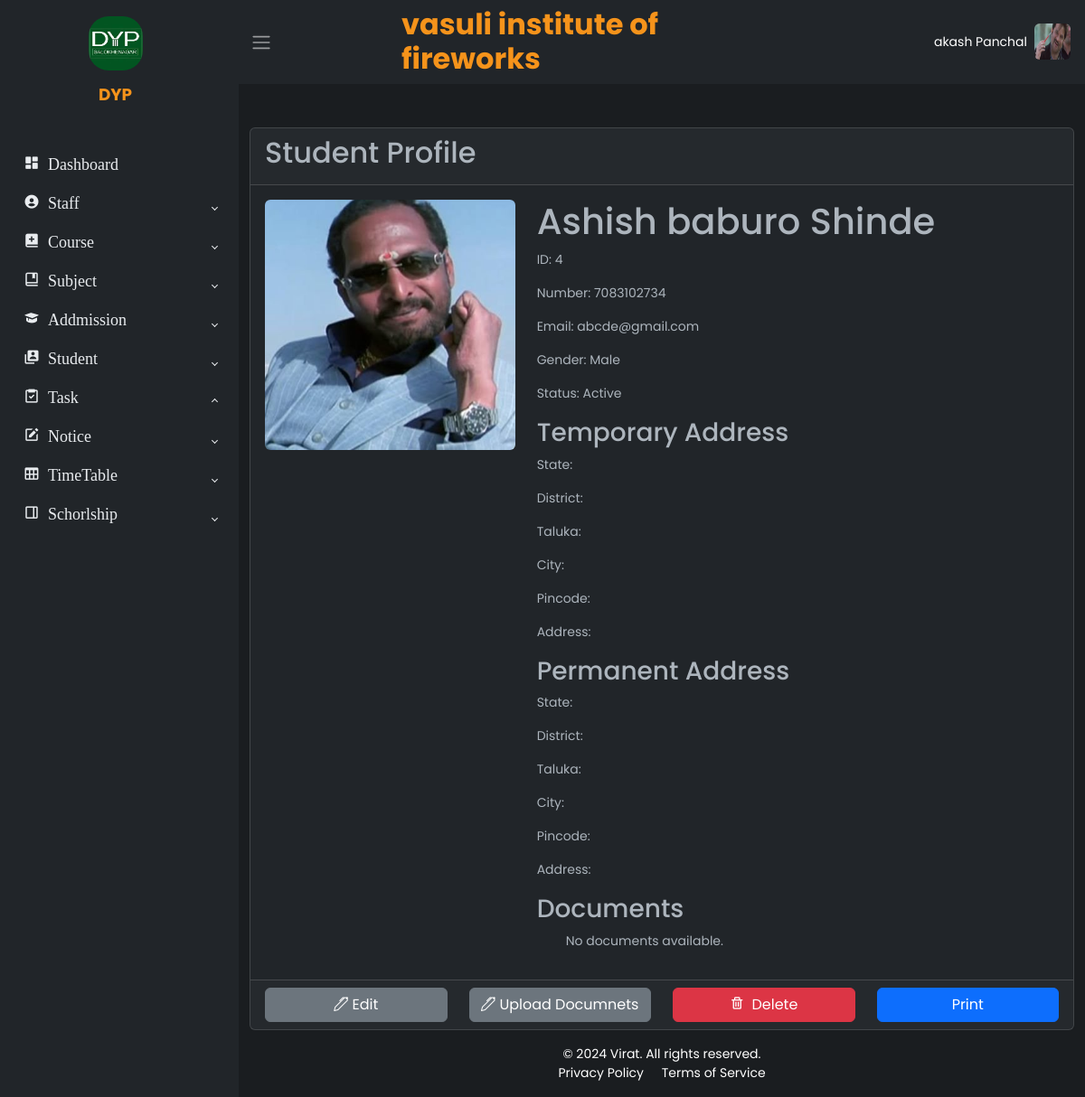
/students/student/ (signed in), run on the app's committed database.
### apps/accounts/models.py (models this page shows, shortened)
class CustomUser(AbstractBaseUser, PermissionsMixin):
    Role_choices= (
        ('admin', 'Admin'),
        ('principal', 'Principal'),
        ('vice_principal', 'Vice_Principal'),
        ('hod', 'Hod'),
        ('teacher', 'Teacher'),
        ('accountant', 'Accountant'),
        ('clark', 'Clark'),
        ('examinetor', 'Examinetor'),
        ('librarian', 'Librarian'),
        ('lab_assistant', 'Lab_Assistant'),
        ('student', 'student'),
    )
    first_name = models.CharField(max_length=30)
    last_name = models.CharField(max_length=30)
    username = models.CharField(max_length=50, unique=True)
    mobile = models.TextField(max_length=10, unique=True)
    email = models.TextField(unique=True)
    address = models.TextField(max_length=100)
    role = models.CharField(max_length=30, choices=Role_choices)
    is_active = models.BooleanField(default=True)
    is_staff = models.BooleanField(default=True)  # Typically False for non-superusers
    profile_image = models.ImageField(upload_to='profile_images/', null=True, blank=True)
    inst_id = models.ForeignKey(InstituteMaster,on_delete=models.CASCADE, blank=True, null=True,)
    objects = CustomUserManager()
    USERNAME_FIELD = 'username'
    REQUIRED_FIELDS = ['email', 'mobile']

### apps/institute/models.py (models this page shows, shortened)
class InstituteMaster(models.Model):
    id = models.AutoField(primary_key=True)
    name = models.CharField(max_length=255)
    address = models.TextField()
    village = models.CharField(max_length=100)
    city = models.CharField(max_length=100)
    state = models.CharField(max_length=100)
    district = models.CharField(max_length=100)
    pincode = models.CharField(max_length=10)
    number = models.CharField(max_length=15)
    email = models.EmailField()
    type = models.CharField(max_length=50)
    status = models.CharField(max_length=20, default='active')  # Set default value
    logo = models.ImageField(upload_to='logos/')
    tagline = models.CharField(max_length=255)
    affiliation = models.CharField(max_length=255)

### apps/student/models.py (models this page shows, shortened)
class StudentMaster(models.Model):
    id = models.AutoField(primary_key=True)
    GENDER_CHOICES = [
        ('M', 'Male'),
        ('F', 'Female'),
        ('O', 'Other'),
    ]
    STATUS_CHOICES = [
        ('active', 'Active'),
        ('inactive', 'Inactive')
    ]
    first_name = models.CharField(max_length=50)
    middle_name = models.CharField(max_length=50, blank=True)
    last_name = models.CharField(max_length=50)
    number = models.CharField(max_length=15, unique=True)
    email = models.EmailField(unique=True)
    gender = models.CharField(max_length=1, choices=GENDER_CHOICES)
    status = models.CharField(max_length=10, choices=STATUS_CHOICES, default='active')
    profile_image = models.ImageField(upload_to='student_profiles/')
    user = models.OneToOneField(get_user_model(), null=True, blank=True, on_delete=models.PROTECT)
    institute = models.ForeignKey(InstituteMaster, on_delete=models.CASCADE)
    role = models.CharField(max_length=30, default='student')

### apps/student/views.py (the view)
# urls.py: path('student/', views.student_detail, name='student_detail'),
def student_detail(request):
    mobile=request.user.mobile
    student = get_object_or_404(StudentMaster,number=mobile)
    student_details = StudentDetails.objects.filter(student=student).first()
    temp_address = TempAddress.objects.filter(student=student).first()
    perm_address = PermAddress.objects.filter(student=student).first()
    document = Document.objects.filter(student=student)
    context = {
        'student': student,
        'student_details': student_details,
        'temp_address': temp_address,
        'perm_address': perm_address,
        'documents': document,
    }
    return render(request, 'student/student-detail.html', context)

### templates/student/student-detail.html (shortened to what this page needs)
{% extends "base.html" %}
{% block content %}
<div class="container mt-5">
    <div class="card">
        <div class="card-header">
            <h2>Student Profile</h2>
        </div>
        <div class="card-body">
            <div class="row">
                <div class="col-md-4">
                    <img src="{{ student.profile_image.url }}" alt="User Avatar" class="img-fluid rounded" id="userAvatar">
                </div>
                <div class="col-md-8">
                    <h1>{{ student.first_name }} {{ student.middle_name }} {{ student.last_name }}</h1>
                    <p>ID: {{ student.id }}</p>
                    <p>Number: {{ student.number }}</p>
                    <p>Email: {{ student.email }}</p>
                    <p>Gender: {{ student.get_gender_display }}</p>
                    <p>Status: {{ student.get_status_display }}</p>
                    <h3>Temporary Address</h3>
                    {% if temp_address %}
                        <p>State: {{ temp_address.temp_state }}</p>
                        <p>District: {{ temp_address.temp_district }}</p>
                        <p>Taluka: {{ temp_address.temp_taluka }}</p>
                        <p>City: {{ temp_address.temp_city }}</p>
                        <p>Pincode: {{ temp_address.temp_pincode }}</p>
                        <p>Address: {{ temp_address.temp_address }}</p>
                    {% else %}
                        <p>No temporary address available.</p>
                    {% endif %}
                    <h3>Permanent Address</h3>
                    {% if perm_address %}
                        <p>State: {{ perm_address.perm_state }}</p>
                        <p>District: {{ perm_address.perm_district }}</p>
                        <p>Taluka: {{ perm_address.perm_taluka }}</p>
                        <p>City: {{ perm_address.perm_city }}</p>
                        <p>Pincode: {{ perm_address.perm_pincode }}</p>
                        <p>Address: {{ perm_address.perm_address }}</p>
                    {% else %}
                        <p>No permanent address available.</p>
                    {% endif %}
                    <h3>Documents</h3>
                    <ul>
                        {% for document in documents %}
                        <li>{{ document.document_name }}: <a href="{{ document.document.url }}" target="_blank">View</a></li>
                        {% empty %}
                        <li>No documents available.</li>
                        {% endfor %}
                    </ul>
                </div>
            </div>
        </div>
        <div class="card-footer text-center">
            <div class="row">
                <div class="col">
                    <a class="btn btn-secondary w-100" href="{% url 'student_update' student.pk %}">
                        <i class="bi bi-pen"></i> Edit
                    </a>
                </div>
                <div class="col">
                    <a class="btn btn-secondary w-100" href="{% url 'update_document' student.pk %}">
                        <i class="bi bi-pen"></i> Upload Documnets
                    </a>
                </div>
                <div class="col">
                    <a class="btn btn-danger w-100" href="#">
                        <i class="bx bx-trash me-1"></i> Delete
                    </a>
                </div>
                <div class="col">
                    <button class="btn btn-primary w-100" onclick="window.print()">
                        Print
                    </button>
                </div>
            </div>
        </div>
    </div>
</div>
{% endblock content %}

### templates/base.html (shortened to what this page needs)
<!DOCTYPE html>
<html lang="en" data-bs-theme="dark">
<head>
    <link rel="stylesheet" href="https://cdn.jsdelivr.net/npm/bootstrap@5.3.0-alpha2/dist/css/bootstrap.min.css">
    <link rel="stylesheet" href="https://cdn.jsdelivr.net/npm/bootstrap-icons@1.10.0/font/bootstrap-icons.css">
    <link href="https://unpkg.com/boxicons/css/boxicons.min.css" rel="stylesheet">
    <link rel="stylesheet" href="/static/css/style.css">
</head>
<body>
    <div class="wrapper">
        <aside id="sidebar" class="ap-sidebar">
            <div class="h-100">
                <div class="sidebar-logo d-flex flex-column align-items-center mb-4">
                    <a href="#" class="d-flex flex-column align-items-center text-white text-decoration-none">
                        <img src="{{ request.user.inst_id.logo.url }}" alt="Institute Logo" class="img-fluid mb-2" style="width: 60px; height: auto; border-radius: 22px;">
                    <span class="h8 mb-0" style="text-align: center; margin-left: -9px; margin-top: 5px; color:#f5931b;font-weight: bold;">
                        {{ request.user.inst_id.tagline }}
                    </span>
                    </a>
                </div>
                <ul class="sidebar-nave">
                    <li class="sidebar-item">
                        <a href="{%url 'dashboard'%}" class="sidebar-link">
                            <i class='bx bxs-dashboard' style="font-size: 18px;"> Dashboard </i>
                        </a>
                    </li>
                    <li class="sidebar-item">
                        <a href="#" class="sidebar-link collapsed" data-bs-toggle="collapse" data-bs-target="#coursesDropdown" aria-expanded="false">
                            <i class='bx bxs-user-circle' style="font-size: 18px;"> Staff </i>
                        </a>
                    </li>
                    <li class="sidebar-item">
                        <a href="#" class="sidebar-link collapsed" data-bs-toggle="collapse" data-bs-target="#facultyDropdown" aria-expanded="false">
                            <i class='bx bxs-book-add' style="font-size: 18px;"> Course </i>
                        </a>
                    </li>
                    <li class="sidebar-item">
                        <a href="#" class="sidebar-link collapsed" data-bs-toggle="collapse" data-bs-target="#adminDropdown" aria-expanded="false">
                            <i class='bx bx-book-bookmark' style="font-size: 18px;"> Subject </i>
                        </a>
                    </li>
                    <li class="sidebar-item">
                        <a href="#" class="sidebar-link collapsed" data-bs-toggle="collapse" data-bs-target="#admissionDropdown" aria-expanded="false">
                            <i class='bx bxs-graduation' style="font-size: 18px;"> Addmission </i>
                        </a>
                    </li>
                    <li class="sidebar-item">
                        <a href="#" class="sidebar-link collapsed" data-bs-toggle="collapse" data-bs-target="#studentDropdown" aria-expanded="false">
                            <i class='bx bxs-user-account' style="font-size: 18px;"> Student </i>
                        </a>
                    </li>
                        {% if request.user.role != 'student'%}
                    <li class="sidebar-item">
                        <a href="#" class="sidebar-link" onclick="handleTaskClick(event)" data-bs-toggle="collapse" data-bs-target="#taskDropdown" aria-expanded="false">
                            <i class='bx bx-task' style="font-size: 18px;"> Task </i>
                        </a>
                    </li>
                    {% endif %}
                {% if request.user.role != 'student'%}
                  <li class="sidebar-item">
                    <a href="#" class="sidebar-link collapsed" data-bs-toggle="collapse" data-bs-target="#noticeDropdown" aria-expanded="false">
                        <i class='bx bxs-edit' style="font-size: 18px;"> Notice </i>
                    </a>
                </li>
                {% endif %}
                <li class="sidebar-item">
                    <a href="#" class="sidebar-link collapsed" data-bs-toggle="collapse" data-bs-target="#timetableDropdown" aria-expanded="false">
                        <i class='bx bx-table' style="font-size: 18px;"> TimeTable </i>
                    </a>
                </li>
            <li class="sidebar-item">
                <a href="#" class="sidebar-link collapsed" data-bs-toggle="collapse" data-bs-target="#scholarshipDropdown" aria-expanded="false">
                    <i class='bx bx-dock-right' style="font-size: 18px;"> Schorlship </i>
                </a>
            </li>
                </ul>
            </div>
        </aside>
        <div class="main">
            <nav class="navbar navbar-expand " style="background-color: var(--bs-dark)">
                <button class="btn" id="sidebar-toggle" type="button">
                    <span class="navbar-toggler-icon"></span>
                </button>
                <div class="navbar-collapse d-flex justify-content-center">
                    <form class="d-flex mx-auto" style="width: 50%;">
                        <div class="input-group w-100 d-flex justify-content-center" style="color: black;">
                            <span class="h2 mb-0" style="color:#f5931b;font-weight: bold;">
                                {{ request.user.inst_id.name }}
                             </span>
                        </div>
                    </form>
                    <ul class="navbar-nav ms-3 mx-3">
                        <li class="nav-item dropdown d-flex align-items-center">
                            <a href="#" data-bs-toggle="dropdown" class="nav-icon d-flex align-items-center flex-row-reverse pe-md-0">
                               <img src="{{ request.user.profile_image.url }}" class="avatar img-fluid rounded ms-2" alt="">
                                <span class="text-white">{{request.user.first_name}}</span>
                            </a>
                        </li>
                    </ul>
                </div>
            </nav>
            {%block content%}
            {%endblock content%}
<footer class="text-white py-3">
    <div class="container-fluid">
        <div class="row justify-content-center text-center">
            <div class="col-md-12">
                <p class="mb-0">&copy; 2024 Virat. All rights reserved.</p>
                <a href="#" class="text-white text-decoration-none me-3">Privacy Policy</a>
                <a href="#" class="text-white text-decoration-none">Terms of Service</a>
            </div>
        </div>
    </div>
</footer>
        </div>
    </div>
</body>
</html>

### static/css/style.css (style rules this page uses)
body { font-family: 'Poppins', sans-serif; font-size: 0.875rem; opacity: 1; overflow-y: scroll; margin: 0; }
a { cursor: pointer; text-decoration: none; font-family: 'Poppins', sans-serif; }
li { list-style: none; }
.wrapper { align-items: stretch; display: flex; width: 100%; }
#sidebar { max-width: 264px; min-width: 264px; background: var(--bs-dark); transition: all 0.35s ease-in-out; }
.main { display: flex; flex-direction: column; min-height: 100vh; min-width: 0; overflow: hidden; transition: all 0.35s ease-in-out; width: 100%; background: var(--bs-dark-bg-subtle); }
.sidebar-logo { padding: 1.15rem; }
.sidebar-logo a { color: #e9ecef; font-size: 1.15rem; font-weight: 600; }
.sidebar-nave { list-style: none; margin-bottom: 0; padding-left: 0; margin-left: 0; }
a.sidebar-link { padding: .625rem 1.625rem; color: #e9ecef; position: relative; display: block; font-size: 0.875rem; }
.sidebar-link[data-bs-toggle="collapse"]::after { border: solid; border-width: 0 .075rem .075rem 0; content: ""; display: inline-block; padding: 2px; position: absolute; right: 1.5rem; top: 1.4rem; transform: rotate(-135deg); transition: all .2s ease-out; }
.sidebar-link[data-bs-toggle="collapse"].collapsed::after { transform: rotate(45deg); transition: all .2s ease-out; }
.avatar { height: 40px; width: 40px; }
.navbar-expand .navbar-nav { margin-left: auto; }
.sidebar-logo { padding: 1.15rem; display: flex; align-items: center; }
.sidebar-logo a { color: #e9ecef; font-size: 1.15rem; font-weight: 600; display: flex; align-items: center; text-decoration: none; }
.sidebar-logo img { width: 40px; height: auto; margin-right: 0.5rem; }
footer { position: relative; bottom: 0; width: 100%; background-color: transparent; color: var(--bs-white); }
footer a { color: #e9ecef; }

### data on the page
CustomUser: user.inst_id.logo (picture), user.inst_id.tagline "DYP", user.inst_id.name "vasuli institute of fireworks", user.profile_image (picture), user.first_name "akash Panchal"
StudentMaster: profile_image (picture), first_name "Ashish", middle_name "baburo", last_name "Shinde", id "4", number "7083102734", email "abcde@gmail.com", gender "Male", status "Active"
